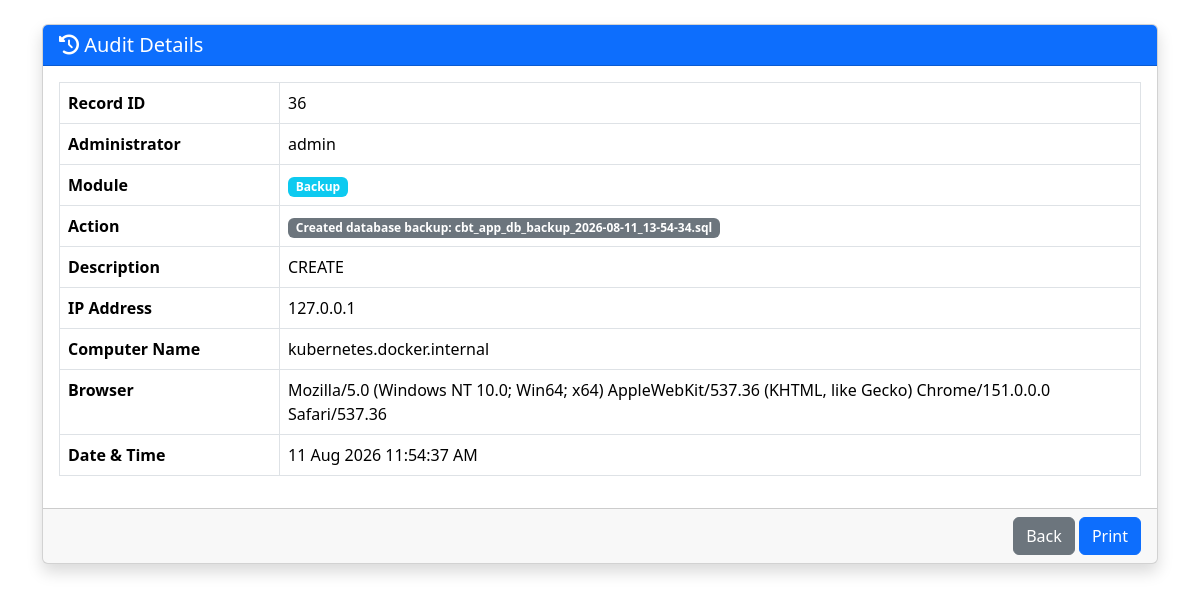
The page /admin/audit_details.php?id=36 (signed in) on the database its author committed.
### tables this page shows
CREATE TABLE `audit_logs` (
  `id` bigint(20) NOT NULL AUTO_INCREMENT,
  `admin_id` int(11) DEFAULT NULL,
  `username` varchar(100) DEFAULT NULL,
  `action` varchar(100) NOT NULL,
  `module` varchar(100) NOT NULL,
  `description` text DEFAULT NULL,
  `ip_address` varchar(45) DEFAULT NULL,
  `user_agent` text DEFAULT NULL,
  `computer_name` varchar(255) DEFAULT NULL,
  `created_at` timestamp NOT NULL DEFAULT current_timestamp(),
  PRIMARY KEY (`id`),
  KEY `admin_id` (`admin_id`),
  KEY `module` (`module`),
  KEY `action` (`action`),
  KEY `created_at` (`created_at`),
  CONSTRAINT `audit_logs_ibfk_1` FOREIGN KEY (`admin_id`) REFERENCES `admins` (`id`) ON DELETE SET NULL
);

### includes/audit.php (called while the page is built, shortened)
<?php
if (!function_exists('getAuditById')) {
    function getAuditById(mysqli $conn, int $id)
    {
        $stmt = $conn->prepare("
            SELECT *
            FROM audit_logs
            WHERE id=?
        ");
        $stmt->bind_param("i", $id);
        $stmt->execute();
        return $stmt->get_result()->fetch_assoc();
    }
}

### admin/audit_details.php (the view, shortened to what this page needs)
<?php
require_once "../includes/audit.php";
$conn = Database::connection();
$id = (int)$_GET['id'];
$audit = getAuditById($conn, $id);
$isAjax = (
    !empty($_SERVER['HTTP_X_REQUESTED_WITH']) &&
    strtolower($_SERVER['HTTP_X_REQUESTED_WITH']) == 'xmlhttprequest'
);
if (!$isAjax):
?>
<!DOCTYPE html>
<html>
<head>
<link
href="../assets/bootstrap/css/bootstrap.min.css"
rel="stylesheet">
<link
href="../assets/fontawesome/css/all.min.css"
rel="stylesheet">
</head>
<body>
<div class="container mt-4">
<?php endif; ?>
<div class="card shadow">
<div class="card-header bg-primary text-white">
<h5 class="mb-0">
<i class="fas fa-history"></i>
Audit Details
</h5>
</div>
<div class="card-body">
<table class="table table-bordered">
<tr>
<th width="220">Record ID</th>
<td><?= $audit['id'] ?></td>
</tr>
<tr>
<th>Administrator</th>
<td><?= htmlspecialchars($audit['username']) ?></td>
</tr>
<tr>
<th>Module</th>
<td>
<span class="badge bg-info">
<?= htmlspecialchars($audit['module']) ?>
</span>
</td>
</tr>
<tr>
<th>Action</th>
<td>
<?php
$badge = "secondary";
?>
<span class="badge bg-<?= $badge ?>">
<?= htmlspecialchars($audit['action']) ?>
</span>
</td>
</tr>
<tr>
<th>Description</th>
<td>
<?= nl2br(htmlspecialchars($audit['description'])) ?>
</td>
</tr>
<tr>
<th>IP Address</th>
<td><?= htmlspecialchars($audit['ip_address']) ?></td>
</tr>
<tr>
<th>Computer Name</th>
<td><?= htmlspecialchars($audit['computer_name']) ?></td>
</tr>
<tr>
<th>Browser</th>
<td><?= htmlspecialchars($audit['user_agent']) ?></td>
</tr>
<tr>
<th>Date & Time</th>
<td>
<?= date(
"d M Y h:i:s A",
strtotime($audit['created_at'])
) ?>
</td>
</tr>
</table>
</div>
<div class="card-footer text-end">
<button
class="btn btn-secondary"
onclick="window.history.back();">
Back
</button>
<button
class="btn btn-primary"
onclick="window.print();">
Print
</button>
</div>
</div>
<?php if(!$isAjax): ?>
</div>
</body>
</html>
<?php endif; ?>

### rows shown on the page
audit_logs: id "36", username "admin", module "Backup", action "Created database backup: cbt_app_db_backup_2026-08-11_13-54-34.sql", description "CREATE", ip_address "127.0.0.1", computer_name "kubernetes.docker.internal", user_agent "Mozilla/5.0 (Windows NT 10.0; Win64; x64) AppleWebKit/537.36 (KHTML, like Gecko) Chrome/151.0.0.0 Safari/537.36", created_at "11 Aug 2026 11:54:37 AM"
